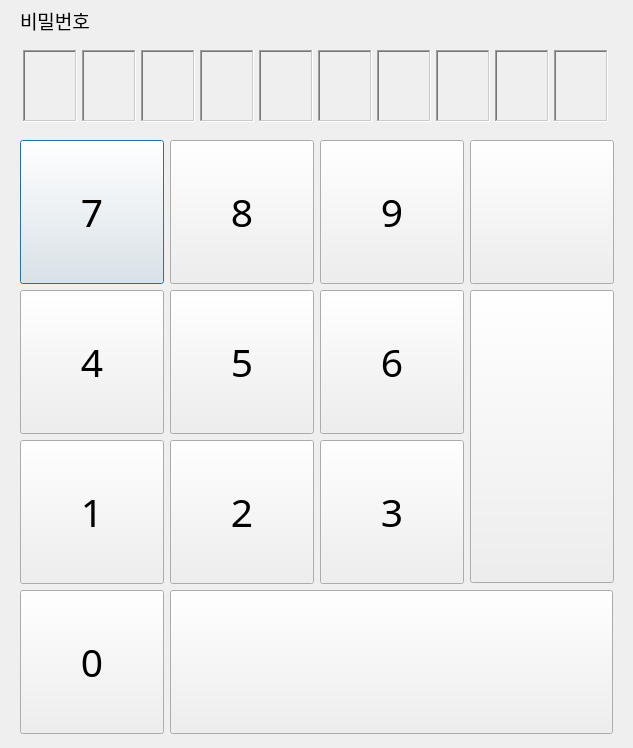
<?xml version="1.0" encoding="UTF-8"?>
<ui version="4.0">
 <class>TmsPassword</class>
 <widget class="QDialog" name="TmsPassword">
  <property name="geometry">
   <rect>
    <x>0</x>
    <y>0</y>
    <width>633</width>
    <height>748</height>
   </rect>
  </property>
  <property name="font">
   <font>
    <family>나눔고딕코딩</family>
   </font>
  </property>
  <property name="windowTitle">
   <string>Dialog</string>
  </property>
  <widget class="QLabel" name="label_1">
   <property name="geometry">
    <rect>
     <x>23</x>
     <y>50</y>
     <width>54</width>
     <height>72</height>
    </rect>
   </property>
   <property name="font">
    <font>
     <pointsize>14</pointsize>
    </font>
   </property>
   <property name="frameShape">
    <enum>QFrame::WinPanel</enum>
   </property>
   <property name="frameShadow">
    <enum>QFrame::Sunken</enum>
   </property>
   <property name="text">
    <string/>
   </property>
   <property name="alignment">
    <set>Qt::AlignCenter</set>
   </property>
  </widget>
  <widget class="QLabel" name="label_2">
   <property name="geometry">
    <rect>
     <x>82</x>
     <y>50</y>
     <width>54</width>
     <height>72</height>
    </rect>
   </property>
   <property name="font">
    <font>
     <pointsize>14</pointsize>
    </font>
   </property>
   <property name="frameShape">
    <enum>QFrame::WinPanel</enum>
   </property>
   <property name="frameShadow">
    <enum>QFrame::Sunken</enum>
   </property>
   <property name="text">
    <string/>
   </property>
   <property name="alignment">
    <set>Qt::AlignCenter</set>
   </property>
  </widget>
  <widget class="QLabel" name="label_3">
   <property name="geometry">
    <rect>
     <x>141</x>
     <y>50</y>
     <width>54</width>
     <height>72</height>
    </rect>
   </property>
   <property name="font">
    <font>
     <pointsize>14</pointsize>
    </font>
   </property>
   <property name="frameShape">
    <enum>QFrame::WinPanel</enum>
   </property>
   <property name="frameShadow">
    <enum>QFrame::Sunken</enum>
   </property>
   <property name="text">
    <string/>
   </property>
   <property name="alignment">
    <set>Qt::AlignCenter</set>
   </property>
  </widget>
  <widget class="QLabel" name="label_4">
   <property name="geometry">
    <rect>
     <x>200</x>
     <y>50</y>
     <width>54</width>
     <height>72</height>
    </rect>
   </property>
   <property name="font">
    <font>
     <pointsize>14</pointsize>
    </font>
   </property>
   <property name="frameShape">
    <enum>QFrame::WinPanel</enum>
   </property>
   <property name="frameShadow">
    <enum>QFrame::Sunken</enum>
   </property>
   <property name="text">
    <string/>
   </property>
   <property name="alignment">
    <set>Qt::AlignCenter</set>
   </property>
  </widget>
  <widget class="QLabel" name="label_5">
   <property name="geometry">
    <rect>
     <x>259</x>
     <y>50</y>
     <width>54</width>
     <height>72</height>
    </rect>
   </property>
   <property name="font">
    <font>
     <pointsize>14</pointsize>
    </font>
   </property>
   <property name="frameShape">
    <enum>QFrame::WinPanel</enum>
   </property>
   <property name="frameShadow">
    <enum>QFrame::Sunken</enum>
   </property>
   <property name="text">
    <string/>
   </property>
   <property name="alignment">
    <set>Qt::AlignCenter</set>
   </property>
  </widget>
  <widget class="QLabel" name="label_6">
   <property name="geometry">
    <rect>
     <x>318</x>
     <y>50</y>
     <width>54</width>
     <height>72</height>
    </rect>
   </property>
   <property name="font">
    <font>
     <pointsize>14</pointsize>
    </font>
   </property>
   <property name="frameShape">
    <enum>QFrame::WinPanel</enum>
   </property>
   <property name="frameShadow">
    <enum>QFrame::Sunken</enum>
   </property>
   <property name="text">
    <string/>
   </property>
   <property name="alignment">
    <set>Qt::AlignCenter</set>
   </property>
  </widget>
  <widget class="QLabel" name="label_7">
   <property name="geometry">
    <rect>
     <x>377</x>
     <y>50</y>
     <width>54</width>
     <height>72</height>
    </rect>
   </property>
   <property name="font">
    <font>
     <pointsize>14</pointsize>
    </font>
   </property>
   <property name="frameShape">
    <enum>QFrame::WinPanel</enum>
   </property>
   <property name="frameShadow">
    <enum>QFrame::Sunken</enum>
   </property>
   <property name="text">
    <string/>
   </property>
   <property name="alignment">
    <set>Qt::AlignCenter</set>
   </property>
  </widget>
  <widget class="QLabel" name="label_8">
   <property name="geometry">
    <rect>
     <x>436</x>
     <y>50</y>
     <width>54</width>
     <height>72</height>
    </rect>
   </property>
   <property name="font">
    <font>
     <pointsize>14</pointsize>
    </font>
   </property>
   <property name="frameShape">
    <enum>QFrame::WinPanel</enum>
   </property>
   <property name="frameShadow">
    <enum>QFrame::Sunken</enum>
   </property>
   <property name="text">
    <string/>
   </property>
   <property name="alignment">
    <set>Qt::AlignCenter</set>
   </property>
  </widget>
  <widget class="QLabel" name="label_9">
   <property name="geometry">
    <rect>
     <x>495</x>
     <y>50</y>
     <width>54</width>
     <height>72</height>
    </rect>
   </property>
   <property name="font">
    <font>
     <pointsize>14</pointsize>
    </font>
   </property>
   <property name="frameShape">
    <enum>QFrame::WinPanel</enum>
   </property>
   <property name="frameShadow">
    <enum>QFrame::Sunken</enum>
   </property>
   <property name="text">
    <string/>
   </property>
   <property name="alignment">
    <set>Qt::AlignCenter</set>
   </property>
  </widget>
  <widget class="QLabel" name="label_10">
   <property name="geometry">
    <rect>
     <x>554</x>
     <y>50</y>
     <width>54</width>
     <height>72</height>
    </rect>
   </property>
   <property name="font">
    <font>
     <pointsize>14</pointsize>
    </font>
   </property>
   <property name="frameShape">
    <enum>QFrame::WinPanel</enum>
   </property>
   <property name="frameShadow">
    <enum>QFrame::Sunken</enum>
   </property>
   <property name="text">
    <string/>
   </property>
   <property name="alignment">
    <set>Qt::AlignCenter</set>
   </property>
  </widget>
  <widget class="QLabel" name="label">
   <property name="geometry">
    <rect>
     <x>20</x>
     <y>10</y>
     <width>241</width>
     <height>21</height>
    </rect>
   </property>
   <property name="font">
    <font>
     <pointsize>14</pointsize>
    </font>
   </property>
   <property name="text">
    <string>비밀번호</string>
   </property>
  </widget>
  <widget class="QPushButton" name="pushButton_7">
   <property name="geometry">
    <rect>
     <x>20</x>
     <y>140</y>
     <width>144</width>
     <height>144</height>
    </rect>
   </property>
   <property name="font">
    <font>
     <pointsize>29</pointsize>
    </font>
   </property>
   <property name="text">
    <string>7</string>
   </property>
  </widget>
  <widget class="QPushButton" name="pushButton_8">
   <property name="geometry">
    <rect>
     <x>170</x>
     <y>140</y>
     <width>144</width>
     <height>144</height>
    </rect>
   </property>
   <property name="font">
    <font>
     <pointsize>29</pointsize>
    </font>
   </property>
   <property name="text">
    <string>8</string>
   </property>
  </widget>
  <widget class="QPushButton" name="pushButton_9">
   <property name="geometry">
    <rect>
     <x>320</x>
     <y>140</y>
     <width>144</width>
     <height>144</height>
    </rect>
   </property>
   <property name="font">
    <font>
     <pointsize>29</pointsize>
    </font>
   </property>
   <property name="text">
    <string>9</string>
   </property>
  </widget>
  <widget class="QPushButton" name="pushButton_6">
   <property name="geometry">
    <rect>
     <x>320</x>
     <y>290</y>
     <width>144</width>
     <height>144</height>
    </rect>
   </property>
   <property name="font">
    <font>
     <pointsize>29</pointsize>
    </font>
   </property>
   <property name="text">
    <string>6</string>
   </property>
  </widget>
  <widget class="QPushButton" name="pushButton_4">
   <property name="geometry">
    <rect>
     <x>20</x>
     <y>290</y>
     <width>144</width>
     <height>144</height>
    </rect>
   </property>
   <property name="font">
    <font>
     <pointsize>29</pointsize>
    </font>
   </property>
   <property name="text">
    <string>4</string>
   </property>
  </widget>
  <widget class="QPushButton" name="pushButton_5">
   <property name="geometry">
    <rect>
     <x>170</x>
     <y>290</y>
     <width>144</width>
     <height>144</height>
    </rect>
   </property>
   <property name="font">
    <font>
     <pointsize>29</pointsize>
    </font>
   </property>
   <property name="text">
    <string>5</string>
   </property>
  </widget>
  <widget class="QPushButton" name="pushButton_3">
   <property name="geometry">
    <rect>
     <x>320</x>
     <y>440</y>
     <width>144</width>
     <height>144</height>
    </rect>
   </property>
   <property name="font">
    <font>
     <pointsize>29</pointsize>
    </font>
   </property>
   <property name="text">
    <string>3</string>
   </property>
  </widget>
  <widget class="QPushButton" name="pushButton_1">
   <property name="geometry">
    <rect>
     <x>20</x>
     <y>440</y>
     <width>144</width>
     <height>144</height>
    </rect>
   </property>
   <property name="font">
    <font>
     <pointsize>29</pointsize>
    </font>
   </property>
   <property name="text">
    <string>1</string>
   </property>
  </widget>
  <widget class="QPushButton" name="pushButton_2">
   <property name="geometry">
    <rect>
     <x>170</x>
     <y>440</y>
     <width>144</width>
     <height>144</height>
    </rect>
   </property>
   <property name="font">
    <font>
     <pointsize>29</pointsize>
    </font>
   </property>
   <property name="text">
    <string>2</string>
   </property>
  </widget>
  <widget class="QPushButton" name="pushButton_0">
   <property name="geometry">
    <rect>
     <x>20</x>
     <y>590</y>
     <width>144</width>
     <height>144</height>
    </rect>
   </property>
   <property name="font">
    <font>
     <pointsize>29</pointsize>
    </font>
   </property>
   <property name="text">
    <string>0</string>
   </property>
  </widget>
  <widget class="QPushButton" name="pushButton_back">
   <property name="geometry">
    <rect>
     <x>470</x>
     <y>290</y>
     <width>144</width>
     <height>293</height>
    </rect>
   </property>
   <property name="font">
    <font>
     <pointsize>29</pointsize>
    </font>
   </property>
   <property name="text">
    <string/>
   </property>
   <property name="icon">
    <iconset resource="new_tmsview.qrc">
     <normaloff>:/images/backspace.png</normaloff>:/images/backspace.png</iconset>
   </property>
   <property name="iconSize">
    <size>
     <width>50</width>
     <height>50</height>
    </size>
   </property>
  </widget>
  <widget class="QPushButton" name="pushButton_enter">
   <property name="geometry">
    <rect>
     <x>170</x>
     <y>590</y>
     <width>443</width>
     <height>144</height>
    </rect>
   </property>
   <property name="font">
    <font>
     <pointsize>29</pointsize>
    </font>
   </property>
   <property name="text">
    <string/>
   </property>
   <property name="icon">
    <iconset resource="new_tmsview.qrc">
     <normaloff>:/images/enter.png</normaloff>:/images/enter.png</iconset>
   </property>
   <property name="iconSize">
    <size>
     <width>50</width>
     <height>50</height>
    </size>
   </property>
  </widget>
  <widget class="QPushButton" name="close">
   <property name="geometry">
    <rect>
     <x>470</x>
     <y>140</y>
     <width>144</width>
     <height>144</height>
    </rect>
   </property>
   <property name="font">
    <font>
     <pointsize>23</pointsize>
    </font>
   </property>
   <property name="text">
    <string/>
   </property>
   <property name="icon">
    <iconset resource="new_tmsview.qrc">
     <normaloff>:/images/close.png</normaloff>:/images/close.png</iconset>
   </property>
   <property name="iconSize">
    <size>
     <width>50</width>
     <height>50</height>
    </size>
   </property>
  </widget>
 </widget>
 <resources>
  <include location="new_tmsview.qrc"/>
 </resources>
 <connections>
  <connection>
   <sender>close</sender>
   <signal>clicked()</signal>
   <receiver>TmsPassword</receiver>
   <slot>reject()</slot>
   <hints>
    <hint type="sourcelabel">
     <x>329</x>
     <y>129</y>
    </hint>
    <hint type="destinationlabel">
     <x>195</x>
     <y>229</y>
    </hint>
   </hints>
  </connection>
  <connection>
   <sender>pushButton_enter</sender>
   <signal>clicked()</signal>
   <receiver>TmsPassword</receiver>
   <slot>accept()</slot>
   <hints>
    <hint type="sourcelabel">
     <x>240</x>
     <y>399</y>
    </hint>
    <hint type="destinationlabel">
     <x>195</x>
     <y>229</y>
    </hint>
   </hints>
  </connection>
 </connections>
</ui>
